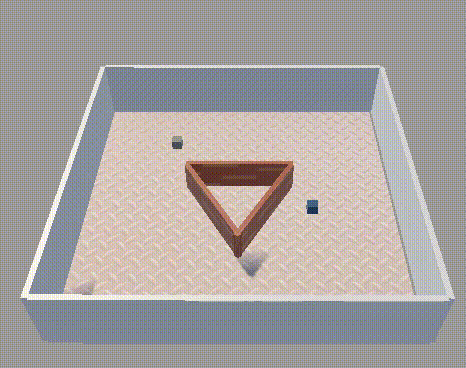
#> input picture AMDDPG/run_operation/unity.gif, 466 x 368 px
$ python amddpg_main_run.py
#> lines starting #> are read from the running program, lines starting #| are printed output that depends on the picture
import time
import numpy as np
import argparse
from PIL import Image, ImageSequence
import cv2


# 获取GIF文件路径
def get_gif_path(scene):
    # 根据训练场景选择不同的GIF路径
    if scene == "race":
        return "./run_operation/race.gif"
    elif scene == "unity":
        return "./run_operation/unity.gif"
    else:
        raise ValueError("Unknown scene type. Please choose 'race' or 'unity'.")


def train(episode, max_episodes):
    # 初始设置
    initial_episode_length = 200  # 初始回合长度
    final_episode_length = 50  # 最终回合长度
    initial_loss = 0.95  # 初始损失
    final_loss = 0.0003  # 最终损失
    initial_avg_reward = 0.0  # 初始平均奖励
    final_avg_reward = 0.85  # 最终目标平均奖励

    # 计算当前回合的平均奖励（随着回合数逐渐增加）
    avg_reward = initial_avg_reward + (final_avg_reward - initial_avg_reward) * (episode / max_episodes)
    avg_reward = np.clip(avg_reward, 0.0, 1.0)

    # 每个回合的奖励值（1000个steps）
    step_rewards = np.random.uniform(0, avg_reward, 1000)

    # 计算每个回合的奖励总和（即最终的Episode Reward）
    episode_reward = np.sum(step_rewards)

    # 计算当前回合的回合长度（逐渐减少）
    episode_length = int(initial_episode_length - (initial_episode_length - final_episode_length) * (episode / max_episodes))

    # 计算当前回合的损失（逐渐减小）
    loss = initial_loss - (initial_loss - final_loss) * (episode / max_episodes)

    # 打印当前回合的数据
    print(f"Episode {episode} | Avg Reward: {avg_reward:.2f} | Episode Length: {episode_length} | Loss: {loss:.4f}")


def play_train(max_episodes, scene):
    # 获取GIF路径
#> called with max_episodes = 2000, scene = 'unity'
    gif_path = get_gif_path(scene)

    # 打开GIF文件
    try:
        gif = Image.open(gif_path)
#> gif is the input picture: PIL image 466x368 P; mean R, G, B 167.5, 162.8, 161.9
    except IOError:
        print(f"Error: Could not open GIF {scene}.")
        exit()

    # 获取GIF的帧数
    frames = [frame.copy() for frame in ImageSequence.Iterator(gif)]
#> frames = 230 items
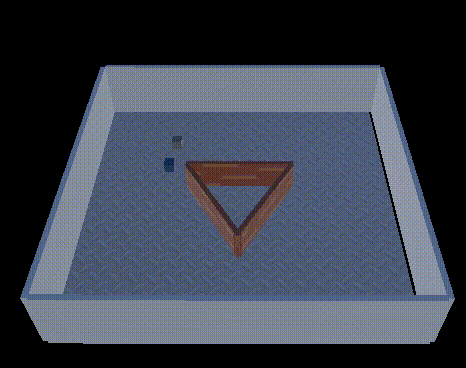
#> gif: PIL image 466x368 RGB; mean R, G, B 57.8, 64, 76.3
    num_frames = len(frames)
#> num_frames = 230

    episode = 0
    while True:
        # 按顺序播放GIF帧
        for frame in frames:
            episode += 1  # 每帧对应一个回合
            # 将GIF帧转换为OpenCV格式（BGR）
            frame_bgr = np.array(frame.convert("RGB"))
            frame_bgr = cv2.cvtColor(frame_bgr, cv2.COLOR_RGB2BGR)

            cv2.imshow('run', frame_bgr)

            # 调用训练过程
            train(episode, max_episodes)

            # 每个回合结束后暂停0.05秒
            time.sleep(0.05)

            # 检查是否按下 'q' 键退出
            if cv2.waitKey(1) & 0xFF == ord('q'):
                break
#> this loop made 1 pass; (key q is pressed on pass 1)
#> (episode, initial_episode_length in train, final_episode_length in train, initial_loss in train, final_loss in train, initial_avg_reward in train, final_avg_reward in train, avg_reward in train) on pass 1: (1, 200, 50, 0.95, 0.0003, 0, 0.85, 0.000425)
#| Episode 1 | Avg Reward: 0.00 | Episode Length: 199 | Loss: 0.9495
#> after the loop, episode = 1

        # 如果按 'q' 键，退出循环
        if cv2.waitKey(1) & 0xFF == ord('q'):
#> (key q is pressed here)
            break

    # 关闭所有OpenCV窗口
    cv2.destroyAllWindows()


# 设置命令行参数解析
def parse_args():
    parser = argparse.ArgumentParser(description="Train a model and show GIF.")
    parser.add_argument("--max_episode", type=int, default=2000, help="Maximum number of episodes.")
    parser.add_argument("--scene", type=str, choices=["race", "unity"], default="unity",
                        help="Scene type to display GIF.")
    return parser.parse_args()


if __name__ == "__main__":
    # 解析命令行参数
    args = parse_args()

    # 调用播放GIF并训练的函数
    play_train(args.max_episode, args.scene)
